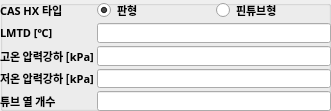
    <widget class="QGroupBox" name="cas_group">
     <property name="geometry">
      <rect>
       <x>130</x>
       <y>420</y>
       <width>331</width>
       <height>111</height>
      </rect>
     </property>
     <property name="title">
      <string/>
     </property>
     <widget class="QWidget" name="formLayoutWidget_3">
      <property name="geometry">
       <rect>
        <x>0</x>
        <y>0</y>
        <width>331</width>
        <height>111</height>
       </rect>
      </property>
      <layout class="QFormLayout" name="formLayout_4">
       <property name="horizontalSpacing">
        <number>3</number>
       </property>
       <property name="verticalSpacing">
        <number>3</number>
       </property>
       <property name="leftMargin">
        <number>0</number>
       </property>
       <property name="topMargin">
        <number>0</number>
       </property>
       <property name="rightMargin">
        <number>0</number>
       </property>
       <property name="bottomMargin">
        <number>0</number>
       </property>
       <item row="0" column="0">
        <widget class="QLabel" name="cas_type_label">
         <property name="font">
          <font>
           <family>굴림</family>
           <pointsize>8</pointsize>
           <bold>true</bold>
          </font>
         </property>
         <property name="text">
          <string>CAS HX 타입</string>
         </property>
        </widget>
       </item>
       <item row="1" column="0">
        <widget class="QLabel" name="cas_T_pp_label">
         <property name="font">
          <font>
           <family>굴림</family>
           <pointsize>8</pointsize>
           <bold>true</bold>
          </font>
         </property>
         <property name="text">
          <string>LMTD [℃]</string>
         </property>
        </widget>
       </item>
       <item row="1" column="1">
        <widget class="QLineEdit" name="cas_T_pp_edit">
         <property name="enabled">
          <bool>true</bool>
         </property>
         <property name="font">
          <font>
           <family>HY견고딕</family>
           <pointsize>8</pointsize>
           <bold>false</bold>
          </font>
         </property>
         <property name="focusPolicy">
          <enum>Qt::FocusPolicy::StrongFocus</enum>
         </property>
         <property name="styleSheet">
          <string notr="true">border-color: rgb(255, 255, 255);</string>
         </property>
         <property name="text">
          <string/>
         </property>
        </widget>
       </item>
       <item row="2" column="0">
        <widget class="QLabel" name="cas_dp_label">
         <property name="font">
          <font>
           <family>굴림</family>
           <pointsize>8</pointsize>
           <bold>true</bold>
          </font>
         </property>
         <property name="text">
          <string>고온 압력강하 [kPa]</string>
         </property>
        </widget>
       </item>
       <item row="4" column="0">
        <widget class="QLabel" name="cas_N_row_label">
         <property name="font">
          <font>
           <family>굴림</family>
           <pointsize>8</pointsize>
           <bold>true</bold>
          </font>
         </property>
         <property name="text">
          <string>튜브 열 개수</string>
         </property>
        </widget>
       </item>
       <item row="4" column="1">
        <widget class="QLineEdit" name="cas_N_row_edit">
         <property name="enabled">
          <bool>true</bool>
         </property>
         <property name="font">
          <font>
           <family>HY견고딕</family>
           <pointsize>8</pointsize>
           <bold>false</bold>
          </font>
         </property>
         <property name="focusPolicy">
          <enum>Qt::FocusPolicy::StrongFocus</enum>
         </property>
         <property name="styleSheet">
          <string notr="true">border-color: rgb(255, 255, 255);</string>
         </property>
         <property name="text">
          <string/>
         </property>
        </widget>
       </item>
       <item row="0" column="1">
        <layout class="QHBoxLayout" name="horizontalLayout_6">
         <item>
          <widget class="QRadioButton" name="cas_phe_radio">
           <property name="font">
            <font>
             <family>굴림</family>
             <pointsize>8</pointsize>
             <bold>true</bold>
            </font>
           </property>
           <property name="text">
            <string>판형</string>
           </property>
           <property name="checked">
            <bool>true</bool>
           </property>
          </widget>
         </item>
         <item>
          <widget class="QRadioButton" name="cas_fthe_radio">
           <property name="font">
            <font>
             <family>굴림</family>
             <pointsize>8</pointsize>
             <bold>true</bold>
            </font>
           </property>
           <property name="text">
            <string>핀튜브형</string>
           </property>
           <property name="checked">
            <bool>false</bool>
           </property>
          </widget>
         </item>
        </layout>
       </item>
       <item row="3" column="0">
        <widget class="QLabel" name="cas_dp_label_2">
         <property name="font">
          <font>
           <family>굴림</family>
           <pointsize>8</pointsize>
           <bold>true</bold>
          </font>
         </property>
         <property name="text">
          <string>저온 압력강하 [kPa]</string>
         </property>
        </widget>
       </item>
       <item row="2" column="1">
        <widget class="QLineEdit" name="cas_hot_dp_edit">
         <property name="enabled">
          <bool>true</bool>
         </property>
         <property name="font">
          <font>
           <family>HY견고딕</family>
           <pointsize>8</pointsize>
           <bold>false</bold>
          </font>
         </property>
         <property name="focusPolicy">
          <enum>Qt::FocusPolicy::StrongFocus</enum>
         </property>
         <property name="styleSheet">
          <string notr="true">border-color: rgb(255, 255, 255);</string>
         </property>
         <property name="text">
          <string/>
         </property>
        </widget>
       </item>
       <item row="3" column="1">
        <widget class="QLineEdit" name="cas_cold_dp_edit">
         <property name="enabled">
          <bool>true</bool>
         </property>
         <property name="font">
          <font>
           <family>HY견고딕</family>
           <pointsize>8</pointsize>
           <bold>false</bold>
          </font>
         </property>
         <property name="focusPolicy">
          <enum>Qt::FocusPolicy::StrongFocus</enum>
         </property>
         <property name="styleSheet">
          <string notr="true">border-color: rgb(255, 255, 255);</string>
         </property>
         <property name="text">
          <string/>
         </property>
        </widget>
       </item>
      </layout>
     </widget>
    </widget>
